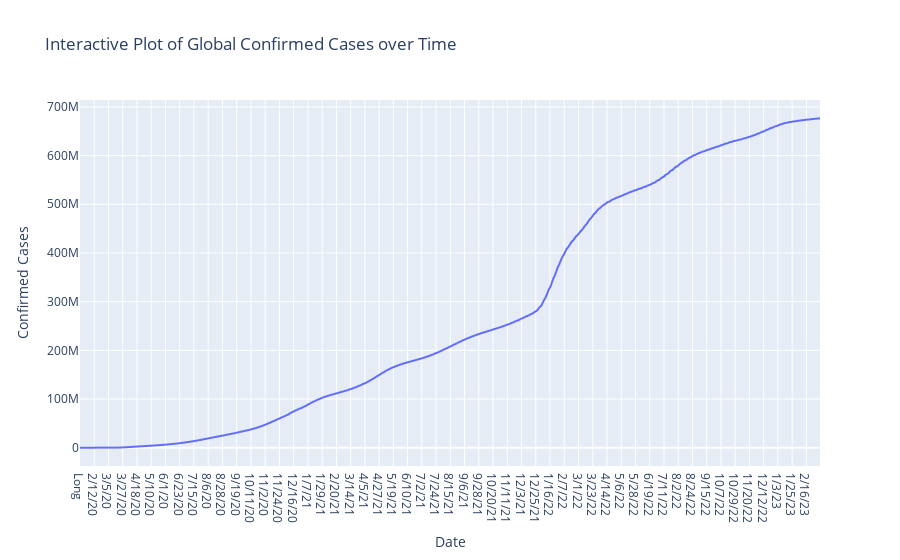

Notebook code for this chart:
### Code cell
#Time Series Analysis 
fig = px.line(x=confirmed.columns[4:], y=global_confirmed.values,
              labels={'x':'Date','y': 'Confirmed Cases'},
              title='Interactive Plot of Global Confirmed Cases over Time'
)

fig.show()

### Figure 1 — Plotly figure (JSON) as saved in the notebook; plotly's stock layout.template omitted (floating-point values rounded to 4 significant figures; data arrays with more than 128 entries replaced by an {"elided": "..."} marker saying what was removed)
{"data": [{"hovertemplate": "Date=%{x}<br>Confirmed Cases=%{y}<extra></extra>", "legendgroup": "", "line": {"color": "#636efa", "dash": "solid"}, "marker": {"symbol": "circle"}, "mode": "lines", "name": "", "showlegend": false, "type": "scattergl", "x": {"elided": "1144 str values"}, "xaxis": "x", "y": {"elided": "1144 float values"}, "yaxis": "y"}], "layout": {"legend": {"tracegroupgap": 0}, "title": {"text": "Interactive Plot of Global Confirmed Cases over Time"}, "xaxis": {"anchor": "y", "domain": [0, 1], "title": {"text": "Date"}}, "yaxis": {"anchor": "x", "domain": [0, 1], "title": {"text": "Confirmed Cases"}}}}
